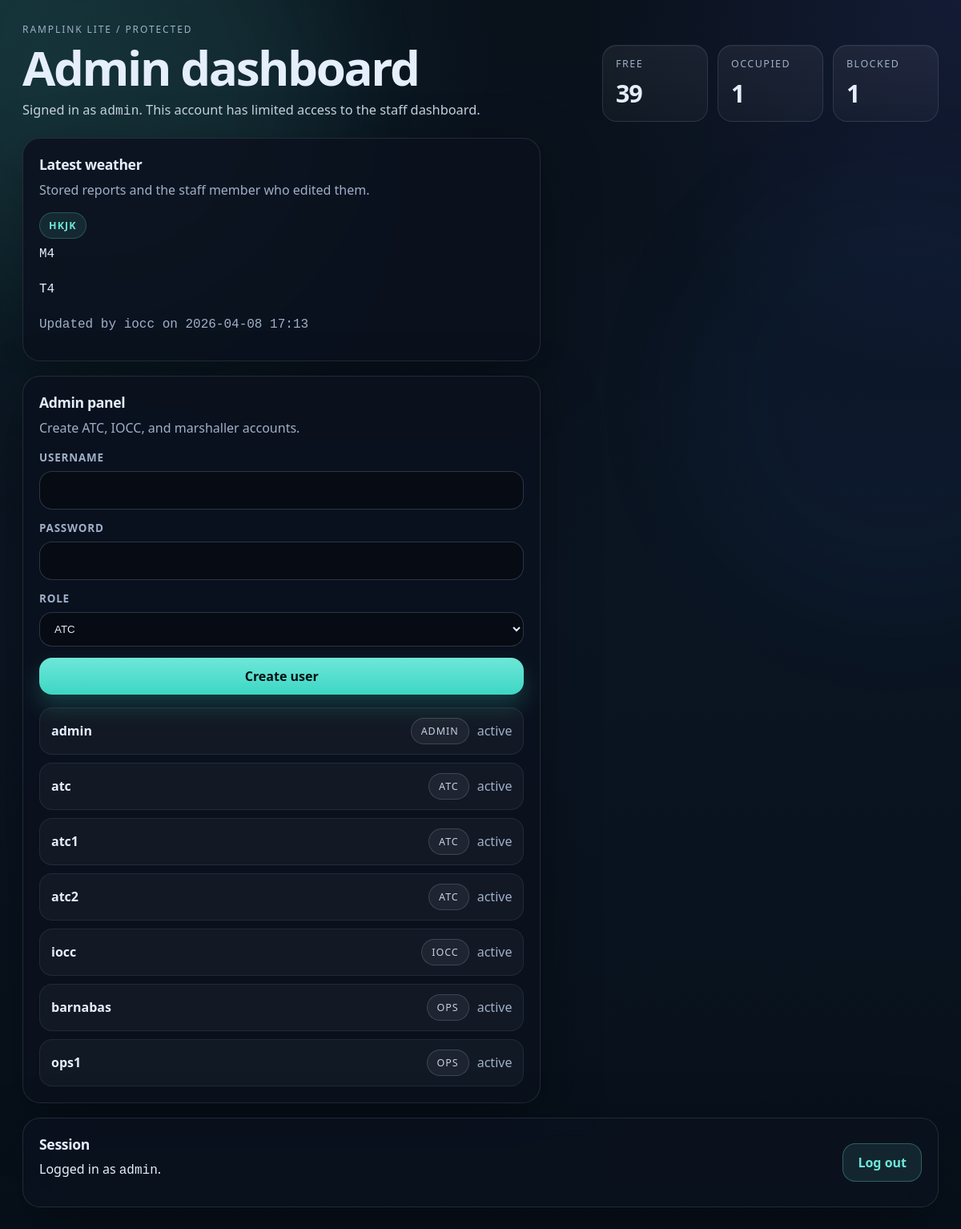
The app's page /dashboard (signed in) with its own data.
### models.py (models this page shows, shortened)
class User(db.Model):
    __tablename__ = "users"
    id = db.Column(db.Integer, primary_key=True)
    username = db.Column(db.String(40), nullable=False, unique=True, index=True)
    password_hash = db.Column(db.String(255), nullable=False)
    role = db.Column(db.String(20), nullable=False)
    active = db.Column(db.Boolean, nullable=False, default=True)
    created_at = db.Column(db.DateTime, nullable=False, default=datetime.utcnow)
    last_login_at = db.Column(db.DateTime, nullable=True)

class Weather(db.Model):
    __tablename__ = "weather"
    id = db.Column(db.Integer, primary_key=True)
    icao = db.Column(db.String(8), nullable=False, unique=True, index=True)
    metar = db.Column(db.Text, nullable=False, default="")
    taf = db.Column(db.Text, nullable=False, default="")
    updated_by = db.Column(db.String(80), nullable=True)
    updated_at = db.Column(db.DateTime, nullable=False, default=datetime.utcnow)

### app.py (the view)
    @app.route("/dashboard")
    @login_required
    def dashboard():
        user = current_user()
        stands = Stand.query.order_by(Stand.id.asc()).all()
        counts = Counter(stand.status for stand in stands)
        weather_list = Weather.query.order_by(Weather.updated_at.desc()).all()
        users = []
        if user.role == "admin":
            users = User.query.order_by(User.role.asc(), User.username.asc()).all()
        latest_weather = weather_list[0] if weather_list else None
        return render_template(
            "dashboard.html",
            user=user,
            stands=stands,
            counts=counts,
            weather_list=weather_list,
            latest_weather=latest_weather,
            users=users,
            show_stands=user.role == "atc",
            show_weather_editor=user.role == "iocc",
            show_admin=user.role == "admin",
        )

### app.py (called while the page is built)
def current_user():
    user = getattr(request, "current_user", None)
    if user is not None:
        return user
    session_user_id = session.get("user_id")
    if not session_user_id:
        return None
    return db.session.get(User, session_user_id)

def login_required(view):
    @wraps(view)
    def wrapped(*args, **kwargs):
        if current_user() is None:
            return redirect(url_for("login", next=request.path))
        return view(*args, **kwargs)
    return wrapped

### templates/dashboard.html (shortened to what this page needs)
<!doctype html>
<html lang="en">
<head>
  <link rel="stylesheet" href="{{ url_for('static', filename='style.css') }}">
</head>
<body class="app-page dashboard-page">
  <div class="ambient ambient-b"></div>
  <main class="app-shell">
    <header class="masthead">
      <div class="masthead-copy">
        <p class="eyebrow">RampLink Lite / Protected</p>
        <h1>{{ user.role|capitalize }} dashboard</h1>
        <p class="lede">
          Signed in as <span class="mono">{{ user.username }}</span>.
          {% if show_weather_editor %}
            Weather editing is available here.
          {% elif show_stands %}
            Stand assignments are visible for ATC users only.
          {% else %}
            This account has limited access to the staff dashboard.
          {% endif %}
        </p>
      </div>
      <div class="metric-row">
        <div class="metric">
          <span>Free</span>
          <strong>{{ counts.get('free', 0) }}</strong>
        </div>
        <div class="metric">
          <span>Occupied</span>
          <strong>{{ counts.get('occupied', 0) }}</strong>
        </div>
        <div class="metric">
          <span>Blocked</span>
          <strong>{{ counts.get('blocked', 0) }}</strong>
        </div>
      </div>
    </header>
    <section class="grid-split">
      <aside class="stack">
        <article class="panel">
          <div class="panel-head">
            <div>
              <h2>Latest weather</h2>
              <p>Stored reports and the staff member who edited them.</p>
            </div>
          </div>
          {% if latest_weather %}
            <div class="detail-block">
              <div class="detail-kicker">{{ latest_weather.icao }}</div>
              <p class="mono">{{ latest_weather.metar }}</p>
              <p class="mono">{{ latest_weather.taf }}</p>
              <p class="subtle mono">Updated by {{ latest_weather.updated_by or "unknown" }} on {{ latest_weather.updated_at.strftime("%Y-%m-%d %H:%M") }}</p>
            </div>
          {% else %}
            <p class="empty-state">No weather has been stored yet.</p>
          {% endif %}
        </article>
        {% if show_admin %}
        <article class="panel">
          <div class="panel-head">
            <div>
              <h2>Admin panel</h2>
              <p>Create ATC, IOCC, and marshaller accounts.</p>
            </div>
          </div>
          <form method="post" action="{{ url_for('create_user') }}" class="form-stack">
            <label>
              <span>Username</span>
              <input type="text" name="username" autocomplete="off" required>
            </label>
            <label>
              <span>Password</span>
              <input type="password" name="password" required>
            </label>
            <label>
              <span>Role</span>
              <select name="role" required>
                <option value="atc">ATC</option>
              </select>
            </label>
            <button type="submit">Create user</button>
          </form>
          <div class="user-list">
            {% for entry in users %}
              <div class="user-row">
                <strong>{{ entry.username }}</strong>
                <span class="pill">{{ entry.role }}</span>
                <span class="subtle">{% if entry.active %}active{% else %}inactive{% endif %}</span>
              </div>
            {% endfor %}
          </div>
        </article>
        {% endif %}
      </aside>
    </section>
    <section class="panel footer-actions">
      <div>
        <h2>Session</h2>
        <p>Logged in as <span class="mono">{{ user.username }}</span>.</p>
      </div>
      <a class="button-link" href="{{ url_for('logout') }}">Log out</a>
    </section>
  </main>
</body>
</html>

### records on screen
User: role "Admin", username "admin", role "ADMIN", active "active"
Weather: icao "HKJK", metar "M4", taf "T4", updated_by "iocc", updated_at "2026-04-08 17:13"
User: username "atc", role "ATC", active "active"
User: username "atc1", role "ATC", active "active"
User: username "atc2", role "ATC", active "active"
User: username "iocc", role "IOCC", active "active"
User: username "barnabas", role "OPS", active "active"
User: username "ops1", role "OPS", active "active"

### other values on screen
{{ counts.get('free', 0) }} "39"
{{ counts.get('occupied', 0) }} "1"
{{ counts.get('blocked', 0) }} "1"
